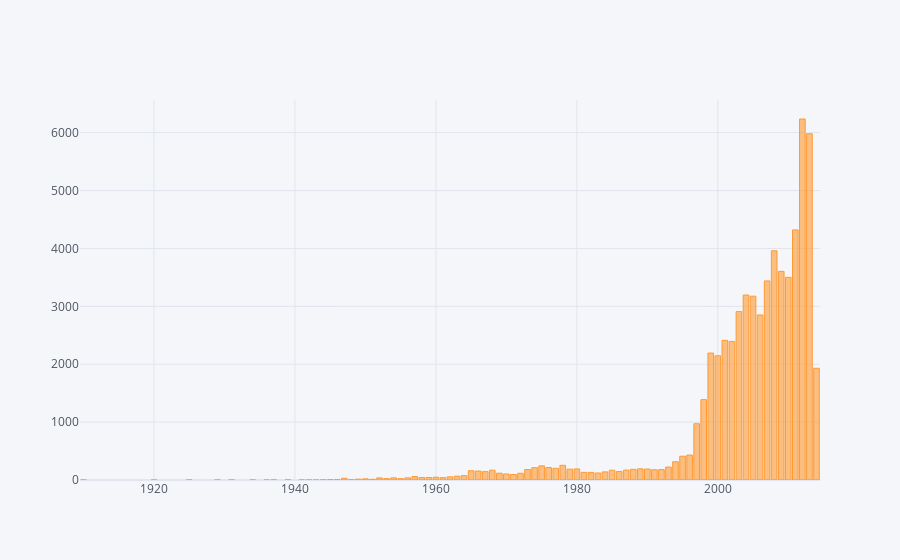

Notebook code for this chart:
### Code cell
df[df.country == 'us']["Sight-Year"].value_counts().iplot(kind="bar")

### Figure 1 — Plotly figure (JSON) as saved in the notebook; plotly's stock layout.template omitted (floating-point values rounded to 4 significant figures)
{"data": [{"marker": {"color": "rgba(255, 153, 51, 0.6)", "line": {"color": "rgba(255, 153, 51, 1.0)", "width": 1}}, "name": "Sight-Year", "orientation": "v", "text": "", "type": "bar", "x": ["2012", "2013", "2011", "2008", "2009", "2010", "2007", "2004", "2005", "2003", "2006", "2001", "2002", "1999", "2000", "2014", "1998", "1997", "1996", "1995", "1994", "1978", "1975", "1993", "1976", "1974", "1977", "1989", "1980", "1990", "1979", "1988", "1973", "1992", "1991", "1987", "1968", "1985", "1965", "1966", "1986", "1967", "1984", "1981", "1982", "1983", "1969", "1972", "1970", "1971", "1964", "1963", "1957", "1962", "1960", "1959", "1958", "1961", "1954", "1956", "1952", "1947", "1953", "1955", "1950", "1949", "1951", "1948", "1945", "1946", "1939", "1944", "1931", "1937", "1942", "1929", "1941", "1943", "1910", "1920", "1936", "1925", "1934"], "y": [6236, 5981, 4320, 3959, 3604, 3501, 3439, 3195, 3175, 2909, 2851, 2412, 2394, 2193, 2146, 1930, 1388, 972, 431, 411, 315, 254, 244, 223, 215, 213, 202, 193, 191, 189, 187, 184, 181, 179, 177, 171, 170, 169, 160, 155, 146, 145, 140, 132, 132, 121, 118, 116, 104, 95, 76, 66, 60, 55, 48, 43, 42, 40, 37, 37, 36, 30, 24, 23, 20, 15, 12, 7, 7, 7, 3, 3, 2, 2, 2, 1, 1, 1, 1, 1, 1, 1, 1]}], "layout": {"legend": {"bgcolor": "#F5F6F9", "font": {"color": "#4D5663"}}, "paper_bgcolor": "#F5F6F9", "plot_bgcolor": "#F5F6F9", "title": {"font": {"color": "#4D5663"}}, "xaxis": {"gridcolor": "#E1E5ED", "showgrid": true, "tickfont": {"color": "#4D5663"}, "title": {"font": {"color": "#4D5663"}, "text": ""}, "zerolinecolor": "#E1E5ED"}, "yaxis": {"gridcolor": "#E1E5ED", "showgrid": true, "tickfont": {"color": "#4D5663"}, "title": {"font": {"color": "#4D5663"}, "text": ""}, "zerolinecolor": "#E1E5ED"}}}
